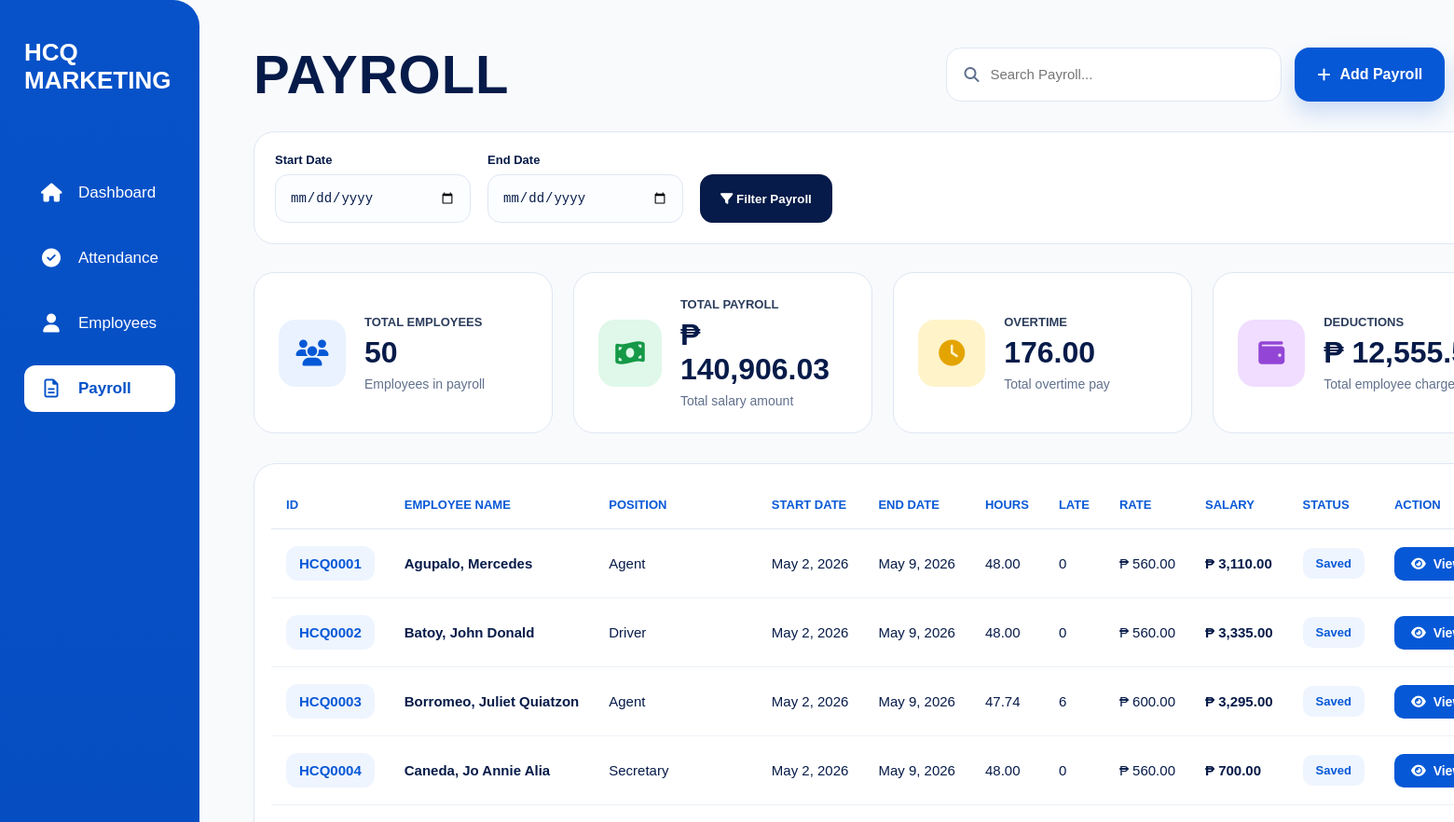
Before: /payroll-page/ (upper part) with the older database file.
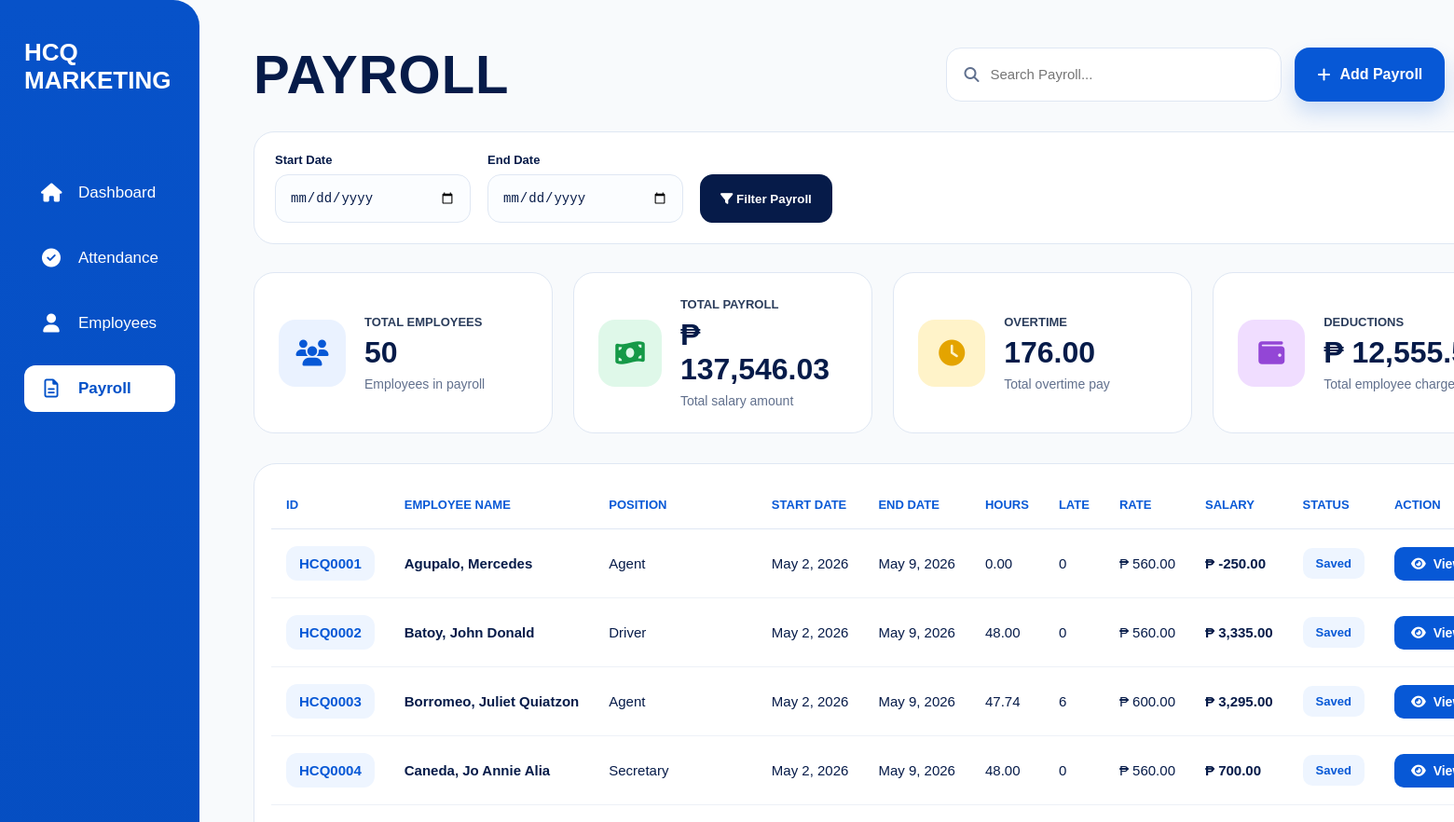
After: the same page with the newer database file.
### payroll/models.py (models this page shows, shortened)
class Payroll(models.Model):
    employee = models.ForeignKey(
        Employee,
        on_delete=models.CASCADE,
        related_name='payrolls'
    )
    start_date = models.DateField()
    end_date = models.DateField()
    total_payable_hours = models.DecimalField(
        max_digits=10,
        decimal_places=2,
        default=0
    )
    total_late_minutes = models.PositiveIntegerField(
        default=0
    )
    total_undertime_minutes = models.PositiveIntegerField(
        default=0
    )
    base_salary = models.DecimalField(
        max_digits=12,
        decimal_places=2,
        default=0
    )
    overtime_pay = models.DecimalField(
        max_digits=12,
        decimal_places=0,
        default=0
    )
    transportation_fee = models.DecimalField(
        max_digits=12,
        decimal_places=2,
        default=0
    )
    delivery_allowance = models.DecimalField(
        max_digits=12,
        decimal_places=2,
        default=0
    )
    benefits = models.DecimalField(
        max_digits=10,
        decimal_places=2,
        default=0
    )
    allowance = models.DecimalField(
        max_digits=10,
        decimal_places=2,
        default=0,
        blank=True,
        help_text='Manual allowance for this payroll period.'
    )
    cash_advance = models.DecimalField(
        max_digits=10,
        decimal_places=2,
        default=0,
        blank=True
    )
    charges = models.DecimalField(
        max_digits=10,
        decimal_places=2,
        default=0,
        blank=True
    )
    rent = models.DecimalField(
        max_digits=10,
        decimal_places=2,
        default=0,
        blank=True
    )
    remarks = models.TextField(
        blank=True,
        null=True
    )
    total_salary = models.DecimalField(
        max_digits=12,
        decimal_places=2,
        default=0
    )
    created_at = models.DateTimeField(
        auto_now_add=True
    )
    class Meta:
        ordering = [
            '-start_date',
            'employee__last_name'
        ]

### employees/models.py (models this page shows, shortened)
class Employee(models.Model):
    SALARY_TYPE_CHOICES = (
        ('daily', 'Daily'),
        ('hourly', 'Hourly'),
    )
    EMPLOYMENT_STATUS_CHOICES = (
        ('ACTIVE', 'Active'),
        ('RESIGNED', 'Resigned'),
        ('MIA', 'MIA'),
        ('TERMINATED', 'Terminated'),
    )
    employee_id = models.CharField(
        max_length=10,
        unique=True,
        editable=False
    )
    first_name = models.CharField(max_length=100)
    middle_initial = models.CharField(
        max_length=50,
        blank=True,
        null=True
    )
    last_name = models.CharField(max_length=100)
    date_of_birth = models.DateField(
        blank=True,
        null=True
    )
    citizenship = models.CharField(
        max_length=100,
        blank=True,
        null=True
    )
    address = models.CharField(
        max_length=255,
        blank=True,
        null=True
    )
    contact_number = models.CharField(
        max_length=50,
        blank=True,
        null=True
    )
    spouse_name = models.CharField(
        max_length=100,
        blank=True,
        null=True
    )
    spouse_contact_number = models.CharField(
        max_length=50,
        blank=True,
        null=True
    )
    elementary = models.CharField(
        max_length=255,
        blank=True,
        null=True
    )
    elementary_year = models.CharField(
        max_length=50,
        blank=True,
        null=True
    )
    high_school = models.CharField(
        max_length=255,
        blank=True,
        null=True
    )
    high_school_year = models.CharField(
        max_length=50,
        blank=True,
        null=True
    )
    college = models.CharField(
        max_length=255,
        blank=True,
        null=True
    )
    college_year = models.CharField(
        max_length=50,
        blank=True,
        null=True
    )
    company_1 = models.CharField(
        max_length=255,
        blank=True,
        null=True
    )
    company_address_1 = models.CharField(
        max_length=255,
        blank=True,
        null=True
    )
    occupation_1 = models.CharField(
        max_length=100,
        blank=True,
        null=True
    )
    years_1 = models.CharField(
        max_length=50,
        blank=True,
        null=True
    )
    company_2 = models.CharField(
        max_length=255,
        blank=True,
        null=True
    )
    company_address_2 = models.CharField(
        max_length=255,
        blank=True,
        null=True
    )
    occupation_2 = models.CharField(
        max_length=100,
        blank=True,
        null=True
    )
    years_2 = models.CharField(
        max_length=50,
        blank=True,
        null=True
    )
    company_3 = models.CharField(
        max_length=255,
        blank=True,
        null=True
    )
    company_address_3 = models.CharField(
        max_length=255,
        blank=True,
        null=True
    )
    occupation_3 = models.CharField(
        max_length=100,
        blank=True,
        null=True
    )
    years_3 = models.CharField(
        max_length=50,
        blank=True,
        null=True
    )
    reference_name_1 = models.CharField(
        max_length=100,
        blank=True,
        null=True
    )
    reference_occupation_1 = models.CharField(
        max_length=100,
        blank=True,
        null=True
    )
    reference_contact_1 = models.CharField(
        max_length=50,
        blank=True,
        null=True
    )
    reference_name_2 = models.CharField(
        max_length=100,
        blank=True,
        null=True
    )
    reference_occupation_2 = models.CharField(
        max_length=100,
        blank=True,
        null=True
    )
    reference_contact_2 = models.CharField(
        max_length=50,
        blank=True,
        null=True
    )
    reference_name_3 = models.CharField(
        max_length=100,
        blank=True,
        null=True
    )
    reference_occupation_3 = models.CharField(
        max_length=100,
        blank=True,
        null=True
    )
    reference_contact_3 = models.CharField(
        max_length=50,
        blank=True,
        null=True
    )
    sss_number = models.CharField(
        max_length=100,
        blank=True,
        null=True
    )
    sss_file = models.FileField(
        upload_to='government_documents/sss/',
        blank=True,
        null=True
    )
    philhealth_number = models.CharField(
        max_length=100,
        blank=True,
        null=True
    )
    philhealth_file = models.FileField(
        upload_to='government_documents/philhealth/',
        blank=True,
        null=True
    )
    nbi_clearance_number = models.CharField(
        max_length=100,
        blank=True,
        null=True
    )
    nbi_clearance_file = models.FileField(
        upload_to='government_documents/nbi/',
        blank=True,
        null=True
    )
    barangay_clearance_number = models.CharField(
        max_length=100,
        blank=True,
        null=True
    )
    barangay_clearance_file = models.FileField(
        upload_to='government_documents/barangay/',
        blank=True,
        null=True
    )
    tin_number = models.CharField(
        max_length=100,
        blank=True,
        null=True
    )
    tin_file = models.FileField(
        upload_to='government_documents/tin/',
        blank=True,
        null=True
    )
    drivers_license_number = models.CharField(
        max_length=100,
        blank=True,
        null=True
    )
    drivers_license_file = models.FileField(
        upload_to='government_documents/drivers_license/',
        blank=True,
        null=True
    )
    position = models.CharField(max_length=100)
    employment_status = models.CharField(
        max_length=20,
        choices=EMPLOYMENT_STATUS_CHOICES,
        default='ACTIVE'
    )
    employment_remarks = models.TextField(
        blank=True,
        null=True
    )
    salary_type = models.CharField(
        max_length=10,
        choices=SALARY_TYPE_CHOICES,
        default='daily'
    )
    rate = models.DecimalField(
        max_digits=10,
        decimal_places=2
    )
    benefits = models.DecimalField(
        max_digits=10,
        decimal_places=2,
        default=0
    )
    date_started = models.DateField(
        blank=True,
        null=True
    )
    photo = models.ImageField(
        upload_to='employee_photos/',
        blank=True,
        null=True
    )
    qr_code = models.ImageField(
        upload_to='employee_qrcodes/',
        blank=True,
        null=True
    )
    resume = models.FileField(
        upload_to='employee_resumes/',
        blank=True,
        null=True
    )

### payroll/views.py (the view, shortened to what this page needs)
# urls.py: path("", views.payroll_page, name="payroll-page"),
def payroll_page(request):
    q = request.GET.get("q", "")
    start_date = request.GET.get("start_date", "")
    end_date = request.GET.get("end_date", "")
    payrolls = Payroll.objects.select_related(
        "employee"
    ).filter(
        employee__employment_status="ACTIVE"
    )
    if start_date:
        payrolls = payrolls.filter(
            start_date__gte=start_date
        )
    if end_date:
        payrolls = payrolls.filter(
            end_date__lte=end_date
        )
    payrolls = payrolls.order_by(
        "employee__employee_id"
    )
    total_deductions = (
        (payrolls.aggregate(total=Sum("cash_advance"))["total"] or 0)
        +
        (payrolls.aggregate(total=Sum("charges"))["total"] or 0)
        +
        (payrolls.aggregate(total=Sum("rent"))["total"] or 0)
        +
        (payrolls.aggregate(total=Sum("benefits"))["total"] or 0)
    )
    context = {
        "payroll_data": payrolls,
        "total_employees": payrolls.values(
            "employee"
        ).distinct().count(),
        "total_payroll": payrolls.aggregate(
            total=Sum("total_salary")
        )["total"] or 0,
        "total_overtime": payrolls.aggregate(
            total=Sum("overtime_pay")
        )["total"] or 0,
        "total_deductions": total_deductions,
        "q": q,
        "start_date": start_date,
        "end_date": end_date,
    }
    return render(
        request,
        "admin/payroll/payroll_page.html",
        context
    )

### templates/admin/payroll/payroll_page.html (shortened to what the changed rows need)
{% load static %}
{% load humanize %}
<!DOCTYPE html>
<html lang="en">
<head>
    <link rel="stylesheet" href="{% static 'dashboard/dashboard.css' %}">
    <link rel="stylesheet"
          href="https://cdnjs.cloudflare.com/ajax/libs/font-awesome/6.5.1/css/all.min.css">
</head>
<body>
<div class="modern-page">
    <main class="modern-content">
        <div class="payroll-header">
            <h1 class="payroll-title">
                PAYROLL
            </h1>
        </div>
        <div class="payroll-summary-grid">
            <div class="payroll-summary-card">
                <div>
                    <h2>{{ total_employees }}</h2>
                </div>
            </div>
            <div class="payroll-summary-card">
                <div>
                    <p>Total Payroll</p>
                    <h2>
                        ₱ {{ total_payroll|floatformat:2|intcomma }}
                    </h2>
                    <span>Total salary amount</span>
                </div>
            </div>
            <div class="payroll-summary-card">
                <div>
                    <h2>
                        {{ total_overtime|floatformat:2 }}
                    </h2>
                </div>
            </div>
            <div class="payroll-summary-card">
                <div>
                    <h2>
                        ₱ {{ total_deductions|floatformat:2|intcomma }}
                    </h2>
                </div>
            </div>
        </div>
        <div class="payroll-table-card">
            <table class="payroll-table">
                <thead>
                    <tr>
                        <th>ID</th>
                        <th>Employee Name</th>
                        <th>Position</th>
                        <th>Start Date</th>
                        <th>End Date</th>
                        <th>Hours</th>
                        <th>Late</th>
                        <th>Rate</th>
                        <th>Salary</th>
                        <th>Status</th>
                        <th>Action</th>
                    </tr>
                </thead>
                <tbody>
                    {% for row in payroll_data %}
                    <tr>
                        <td>
                            <span class="employee-id">
                                {{ row.employee.employee_id }}
                            </span>
                        </td>
                        <td class="employee-name">
                            {{ row.employee.last_name }},
                            {{ row.employee.first_name }}
                        </td>
                        <td>
                            {{ row.employee.position }}
                        </td>
                        <td>
                            {{ row.start_date }}
                        </td>
                        <td>
                            {{ row.end_date }}
                        </td>
                        <td>
                            {{ row.total_payable_hours|floatformat:2 }}
                        </td>
                        <td>
                            {{ row.total_late_minutes }}
                        </td>
                        <td>
                            ₱ {{ row.employee.rate|floatformat:2|intcomma }}
                        </td>
                        <td class="salary">
                            ₱ {{ row.total_salary|floatformat:2|intcomma }}
                        </td>
                        <td>
                            <span class="status-badge">
                                Saved
                            </span>
                        </td>
                        <td>
                            <a href="{% url 'view-payroll' row.id %}" class="view-btn">
                                <i class="fa-solid fa-eye"></i>
                                View
                            </a>
                        </td>
                    </tr>
                    {% empty %}
                    <tr>
                        <td colspan="11" class="empty-row">
                            No payroll records yet.
                        </td>
                    </tr>
                    {% endfor %}
                </tbody>
            </table>
        </div>
    </main>
</div>
</body>
</html>

Changed rows visible on the page:
changed Payroll "HCQ0001": total_payable_hours "48.00" → "0.00"; total_salary "3,110.00" → "-250.00"
Other visible differences:
{{ total_payroll|floatformat:2|intcomma }}: "140,906.03" → "137,546.03"
